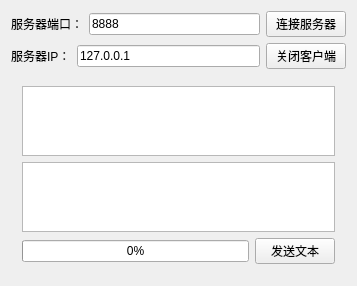
<?xml version="1.0" encoding="UTF-8"?>
<ui version="4.0">
 <class>Widget</class>
 <widget class="QWidget" name="Widget">
  <property name="geometry">
   <rect>
    <x>0</x>
    <y>0</y>
    <width>349</width>
    <height>273</height>
   </rect>
  </property>
  <property name="windowTitle">
   <string>Widget</string>
  </property>
  <layout class="QGridLayout" name="gridLayout_3">
   <item row="1" column="4">
    <widget class="QPushButton" name="buttonClost">
     <property name="text">
      <string>关闭客户端</string>
     </property>
    </widget>
   </item>
   <item row="0" column="0" colspan="3">
    <widget class="QLabel" name="label">
     <property name="text">
      <string>服务器端口：</string>
     </property>
    </widget>
   </item>
   <item row="2" column="0" colspan="5">
    <widget class="QStackedWidget" name="stackedWidget">
     <property name="currentIndex">
      <number>0</number>
     </property>
     <widget class="QWidget" name="page">
      <layout class="QGridLayout" name="gridLayout_4">
       <item row="0" column="0">
        <layout class="QGridLayout" name="gridLayout_2">
         <item row="0" column="0" colspan="2">
          <widget class="QTextEdit" name="textEditRead">
           <property name="readOnly">
            <bool>true</bool>
           </property>
          </widget>
         </item>
         <item row="1" column="0" colspan="2">
          <widget class="QTextEdit" name="textEditWrite"/>
         </item>
         <item row="2" column="0">
          <widget class="QProgressBar" name="progressBar">
           <property name="value">
            <number>0</number>
           </property>
          </widget>
         </item>
         <item row="2" column="1">
          <widget class="QPushButton" name="buttonSend">
           <property name="text">
            <string>发送文本</string>
           </property>
          </widget>
         </item>
        </layout>
       </item>
      </layout>
      <zorder>progressBar</zorder>
      <zorder>buttonSend</zorder>
      <zorder>splitter</zorder>
      <zorder>textEditWrite</zorder>
      <zorder>textEditRead</zorder>
     </widget>
     <widget class="QWidget" name="page_2">
      <layout class="QGridLayout" name="gridLayout">
       <item row="0" column="0">
        <widget class="QCameraViewfinder" name="viewfinder" native="true">
         <property name="minimumSize">
          <size>
           <width>313</width>
           <height>0</height>
          </size>
         </property>
        </widget>
       </item>
      </layout>
     </widget>
    </widget>
   </item>
   <item row="1" column="1" colspan="3">
    <widget class="QLineEdit" name="lineEditIP">
     <property name="text">
      <string>127.0.0.1</string>
     </property>
    </widget>
   </item>
   <item row="0" column="4">
    <widget class="QPushButton" name="buttonConnect">
     <property name="text">
      <string>连接服务器</string>
     </property>
    </widget>
   </item>
   <item row="1" column="0">
    <widget class="QLabel" name="label_2">
     <property name="text">
      <string>服务器IP：</string>
     </property>
    </widget>
   </item>
   <item row="0" column="3">
    <widget class="QLineEdit" name="lineEditPort">
     <property name="text">
      <string>8888</string>
     </property>
    </widget>
   </item>
  </layout>
 </widget>
 <layoutdefault spacing="6" margin="11"/>
 <customwidgets>
  <customwidget>
   <class>QCameraViewfinder</class>
   <extends>QWidget</extends>
   <header>qcameraviewfinder.h</header>
   <container>1</container>
  </customwidget>
 </customwidgets>
 <resources/>
 <connections/>
</ui>
